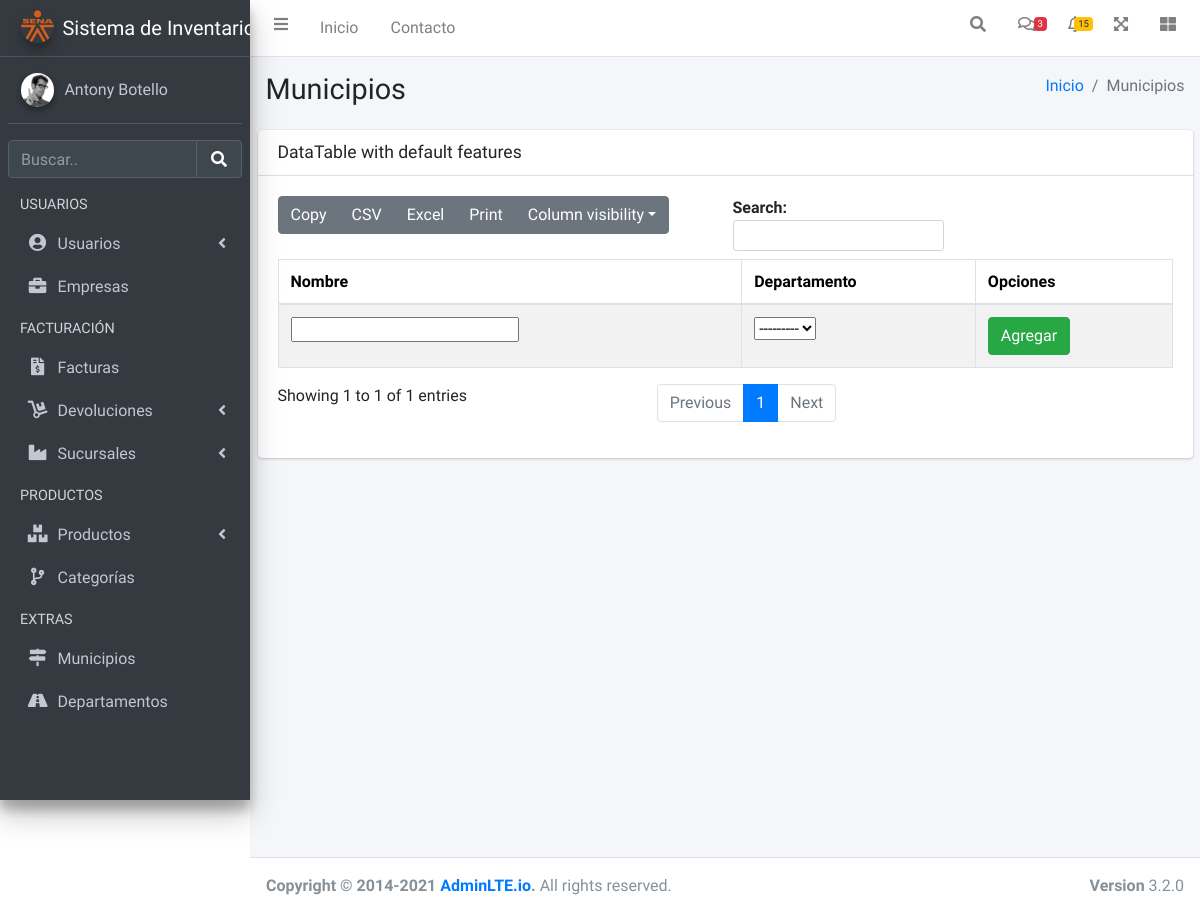
The app's page /extras/municipio, older data.
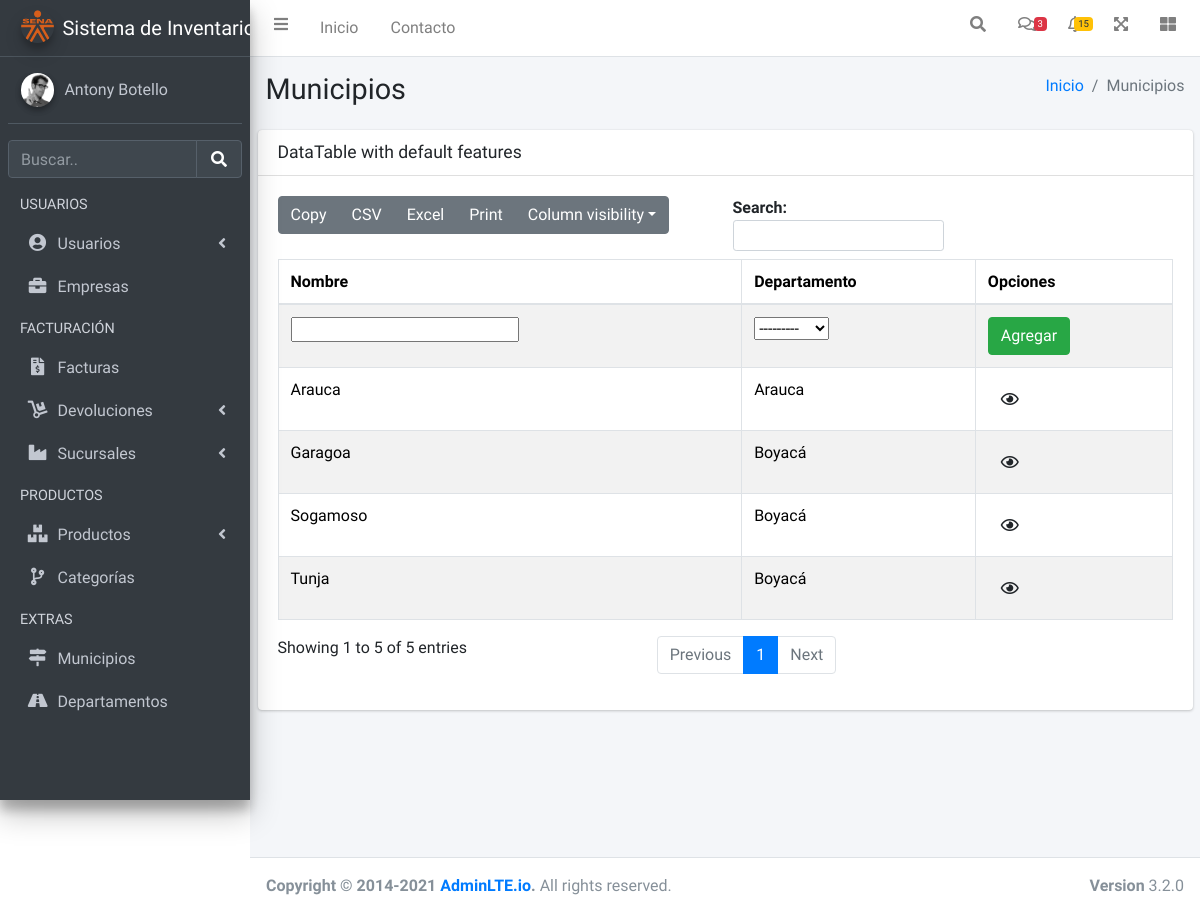
The same page, newer data.
### usuarios/models.py (models this page shows, shortened)
class Municipio(models.Model):
    nombre=models.CharField(max_length=90, verbose_name="Nombre Municipio")
    departamento=models.ForeignKey(Departamento, on_delete=models.CASCADE, verbose_name="Departamento")
    class Estado(models.TextChoices):
        ACTIVO='1', _('Activo')
        INACTIVO='0', _('Inactivo')
    estado=models.CharField(max_length=1, choices=Estado.choices, default=Estado.ACTIVO, verbose_name="Estado")

class Departamento(models.Model):
    nombre=models.CharField(max_length=90, verbose_name="Nombre Departamento")
    class Estado(models.TextChoices):
        ACTIVO='1', _('Activo')
        INACTIVO='0', _('Inactivo')
    estado=models.CharField(max_length=1, choices=Estado.choices, default=Estado.ACTIVO, verbose_name="Estado")
    def __str__(self)->str:
        return "%s" %(self.nombre)

### base/views.py (the view)
# urls.py: path('extras/municipio',municipio,name='municipio'),
def municipio(request):
    titulo="Municipios"
    municipios=Municipio.objects.all()
    departamentos=Departamento.objects.all()
    if request.method == "POST":
        form= MunicipioForm(request.POST)
        if form.is_valid():
            form.save()
            return redirect('municipio')
        else:
            print("No se pudo agregar el departamento")
    else:
        form= MunicipioForm()
    context={
        'titulo':titulo,
        'municipios':municipios,
        'departamentos':departamentos,
    }
    return render(request,'usuarios/municipios.html',context)

### base/templates/usuarios/municipios.html (shortened to what this page needs)
{% extends 'partials/body.html' %}
{% load static %}
{% block contenido %}
<div class="card">
    <div class="card-header">
        <h3 class="card-title">DataTable with default features</h3>
    </div>
    <div class="card-body">
        <div id="example1_wrapper" class="dataTables_wrapper dt-bootstrap4">
            <div class="row">
                <div class="col-sm-12">
                    <table id="example1" class="table table-bordered table-striped dataTable dtr-inline"
                        aria-describedby="example1_info">
                        <thead>
                            <tr>
                                <th>Nombre</th>
                                <th>Departamento</th>
                                <th>Opciones</th>
                            </tr>
                        </thead>
                        <tbody>
                            {% for municipio in municipios %}
                            <tr class="odd">
                                <td class="sorting_1 dtr-control" tabindex="0" style="">{{municipio.nombre}}</td>
                                <td class="">{{municipio.departamento}}</td>
                                <td><a href="" class="btn btn-succes fas fa-eye"></a></td>
                            </tr>
                            {% endfor %}
                            <tr class="">
                                <form action="" method='POST'>
                                    <td class="sorting_1 dtr-control" tabindex="0" style="">
                                        <input type="text" name="nombre" maxlength="90" required="" id="id_nombre">
                                    </td>
                                    <td><select name="departamento" required="" id="id_departamento">
                                        <option value="" selected="">---------</option>
                                      </select></td>
                                    <td><input class="btn btn-success" type="submit" value="Agregar"></td>
                                </form>
                            </tr>
                        </tbody>
                    </table>
                </div>
            </div>
        </div>
    </div>
</div>
{% endblock contenido %}

Row changes from the older to the newer data that the page shows:
added Municipio: nombre "Garagoa", departamento "Boyacá"
added Municipio: nombre "Arauca", departamento "Arauca"
added Municipio: nombre "Sogamoso", departamento "Boyacá"
added Municipio: nombre "Tunja", departamento "Boyacá"
Text that changed along with them:
text written by a page script: "Copy CSV Excel Print Column visibility Search: Showing 1 to 1 of 1 entries Previous 1 Next" → "Copy CSV Excel Print Column visibility Search: Showing 1 to 5 of 5 entries Previous 1 Next"
